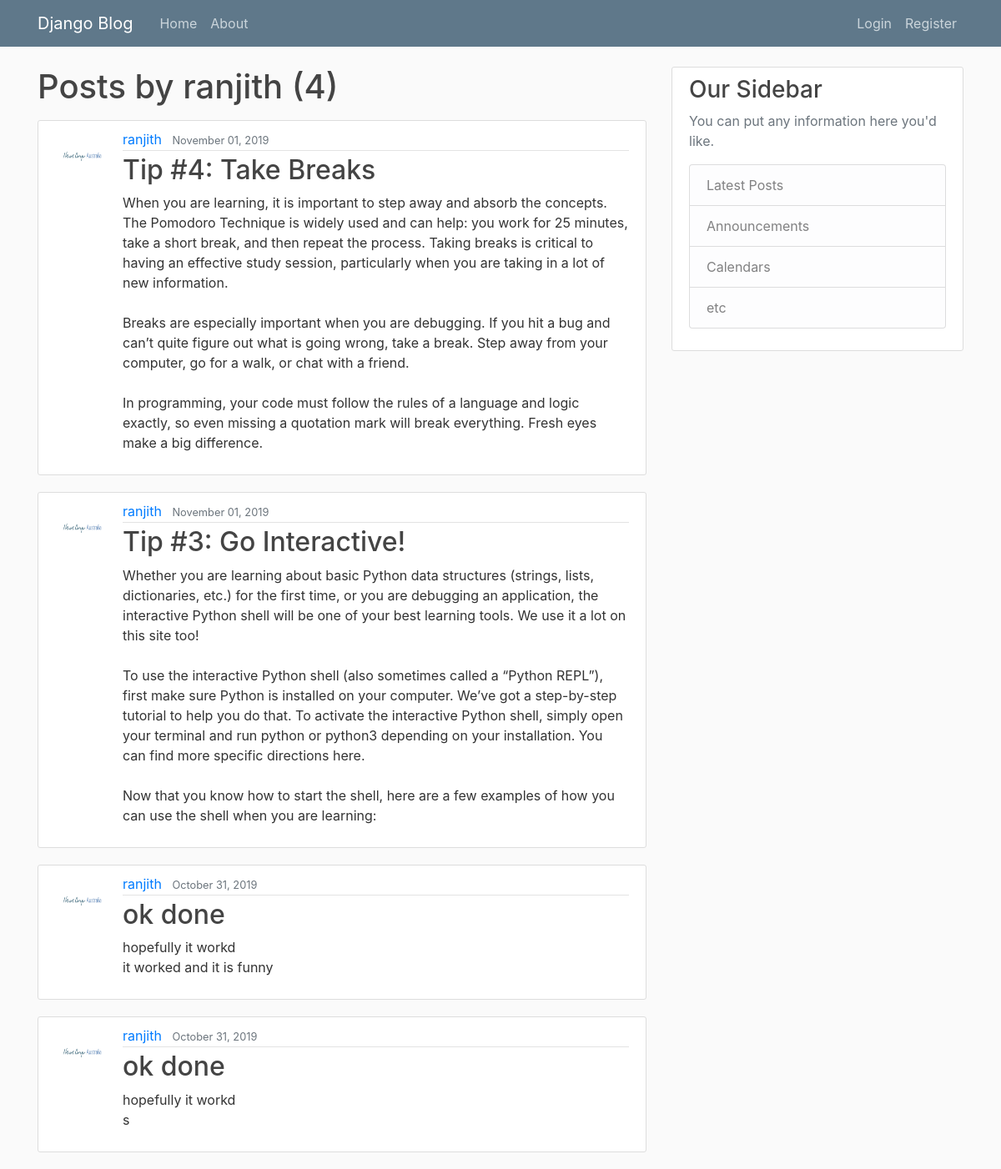
/user/ranjith, run on the app's committed database.
### polls/models.py (models this page shows, shortened)
class post(models.Model):
    title = models.CharField(max_length=100)
    content = models.TextField()
    date_posted = models.DateTimeField(default=timezone.now)
    author = models.ForeignKey(User, on_delete=models.CASCADE)

### users/models.py (models this page shows, shortened)
class Profile(models.Model):
    user = models.OneToOneField(User, on_delete=models.CASCADE)
    image = models.ImageField(default= 'default.jpg', upload_to= 'profile_pics')

### polls/views.py (the view)
# urls.py: path('user/<str:username>', UserPostListView.as_view(), name="user-posts"),
class UserPostListView(ListView):
    model = post
    template_name = 'polls/user_posts.html'
    context_object_name = 'posts'
    paginate_by = 5
    def get_queryset(self):
        user = get_object_or_404(User, username=self.kwargs.get('username'))
        return post.objects.filter(author=user).order_by('-date_posted')

### polls/templates/polls/user_posts.html (shortened to what this page needs)
{% extends "polls/base.html" %}
{% block content %}
    <h1 class="mb-3">Posts by {{ view.kwargs.username }} ({{ page_obj.paginator.count }})</h1>
    {% for post in posts %}
        <article class="media content-section">
            <img class="rounded-circle article-img" src="{{ post.author.profile.image.url }}">
          <div class="media-body">
            <div class="article-metadata">
              <a class="mr-2" href="{% url 'user-posts' post.author.username %}">{{ post.author }}</a>
              <small class="text-muted">{{ post.date_posted|date:"F d, Y"}}</small>
            </div>
            <h2><a class="article-title" href="{% url 'post-detail' post.id %}">{{ post.title }}</a></h2>
            <p class="article-content">{{ post.content }}</p>
          </div>
        </article>
    {% endfor %}
{% endblock content %}

### polls/static/polls/main.css (style rules this page uses)
body { background: #fafafa; color: #333333; margin-top: 5rem; }
h1, h2, h3, h4, h5, h6 { color: #444444; }
.content-section { background: #ffffff; padding: 10px 20px; border: 1px solid #dddddd; border-radius: 3px; margin-bottom: 20px; }
.article-title { color: #444444; }
.article-content { white-space: pre-line; }
.article-img { height: 65px; width: 65px; margin-right: 16px; }
.article-metadata { padding-bottom: 1px; margin-bottom: 4px; border-bottom: 1px solid #e3e3e3 }

### data on the page
post: author.profile.image (picture), author "ranjith", date_posted "November 01, 2019", title "Tip #4: Take Breaks", content "When you are learning, it is important to step away and absorb the concepts. The Pomodoro Technique is widely used and can help: you work for 25 minutes, take a short break, and then repeat the process. Taking breaks is critical to having an effective study session, particularly when you are taking in a lot of new information. Breaks are especially important when you are debugging. If you hit a bug and can’t quite figure out what is going wrong, take a break. Step away from your computer, go for a walk, or chat with a friend. In programming, your code must follow the rules of a language and logic exactly, so even missing a quotation mark will break everything. Fresh eyes make a big…"
post: author.profile.image (picture), author "ranjith", date_posted "November 01, 2019", title "Tip #3: Go Interactive!", content "Whether you are learning about basic Python data structures (strings, lists, dictionaries, etc.) for the first time, or you are debugging an application, the interactive Python shell will be one of your best learning tools. We use it a lot on this site too! To use the interactive Python shell (also sometimes called a “Python REPL”), first make sure Python is installed on your computer. We’ve got a step-by-step tutorial to help you do that. To activate the interactive Python shell, simply open your terminal and run python or python3 depending on your installation. You can find more specific directions here. Now that you know how to start the shell, here are a few examples of how you can use…"
post: author.profile.image (picture), author "ranjith", date_posted "October 31, 2019", title "ok done", content "hopefully it workd it worked and it is funny"
post: author.profile.image (picture), author "ranjith", date_posted "October 31, 2019", title "ok done", content "hopefully it workd s"

### other printed values
{{ view.kwargs.username }} "ranjith"
{{ page_obj.paginator.count }} "4"
